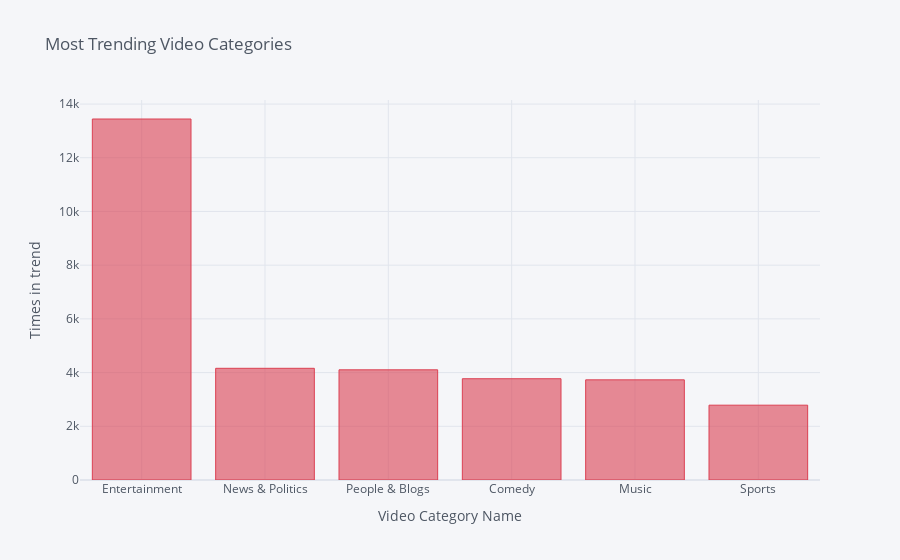

Notebook code for this chart:
### Code cell
configure_plotly_browser_state()

timesByCategory.iplot(kind = 'bar', 
                      x = 'category', 
                      y = 'values', 
                      xTitle = "Video Category Name", 
                      yTitle = "Times in trend", 
                      title = "Most Trending Video Categories", 
                      colors = "red")

### Figure 1 — Plotly figure (JSON) as saved in the notebook; plotly's stock layout.template omitted (floating-point values rounded to 4 significant figures)
{"data": [{"marker": {"color": "rgba(219, 64, 82, 0.6)", "line": {"color": "rgba(219, 64, 82, 1.0)", "width": 1}}, "name": "values", "orientation": "v", "text": "", "x": ["Entertainment", "News & Politics", "People & Blogs", "Comedy", "Music", "Sports"], "y": [13443, 4159, 4103, 3771, 3730, 2786], "type": "bar"}], "layout": {"legend": {"bgcolor": "#F5F6F9", "font": {"color": "#4D5663"}}, "paper_bgcolor": "#F5F6F9", "plot_bgcolor": "#F5F6F9", "title": {"font": {"color": "#4D5663"}, "text": "Most Trending Video Categories"}, "xaxis": {"gridcolor": "#E1E5ED", "showgrid": true, "tickfont": {"color": "#4D5663"}, "title": {"font": {"color": "#4D5663"}, "text": "Video Category Name"}, "zerolinecolor": "#E1E5ED"}, "yaxis": {"gridcolor": "#E1E5ED", "showgrid": true, "tickfont": {"color": "#4D5663"}, "title": {"font": {"color": "#4D5663"}, "text": "Times in trend"}, "zerolinecolor": "#E1E5ED"}}}
